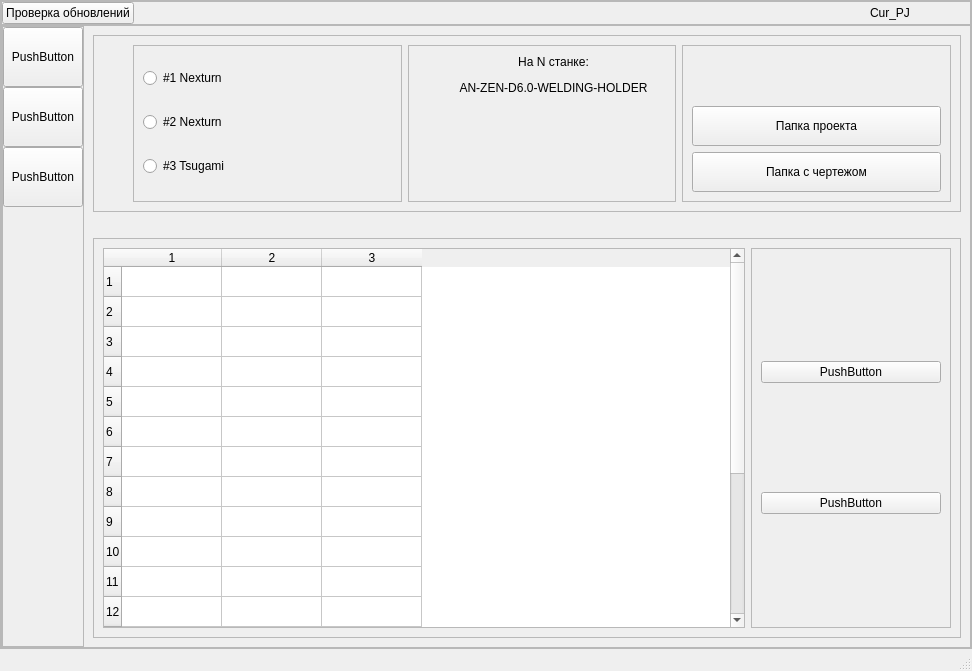
<?xml version="1.0" encoding="UTF-8"?>
<ui version="4.0">
 <class>MainWindow</class>
 <widget class="QMainWindow" name="MainWindow">
  <property name="geometry">
   <rect>
    <x>0</x>
    <y>0</y>
    <width>972</width>
    <height>671</height>
   </rect>
  </property>
  <property name="windowTitle">
   <string>MainWindow</string>
  </property>
  <widget class="QWidget" name="centralwidget">
   <property name="autoFillBackground">
    <bool>false</bool>
   </property>
   <layout class="QHBoxLayout" name="horizontalLayout">
    <property name="spacing">
     <number>0</number>
    </property>
    <property name="leftMargin">
     <number>0</number>
    </property>
    <property name="topMargin">
     <number>0</number>
    </property>
    <property name="rightMargin">
     <number>0</number>
    </property>
    <property name="bottomMargin">
     <number>0</number>
    </property>
    <item>
     <widget class="QFrame" name="main_frame">
      <property name="frameShape">
       <enum>QFrame::StyledPanel</enum>
      </property>
      <property name="frameShadow">
       <enum>QFrame::Raised</enum>
      </property>
      <layout class="QVBoxLayout" name="verticalLayout">
       <property name="spacing">
        <number>0</number>
       </property>
       <property name="sizeConstraint">
        <enum>QLayout::SetMaximumSize</enum>
       </property>
       <property name="leftMargin">
        <number>0</number>
       </property>
       <property name="topMargin">
        <number>0</number>
       </property>
       <property name="rightMargin">
        <number>0</number>
       </property>
       <property name="bottomMargin">
        <number>0</number>
       </property>
       <item>
        <widget class="QFrame" name="Top">
         <property name="maximumSize">
          <size>
           <width>16777215</width>
           <height>50</height>
          </size>
         </property>
         <property name="styleSheet">
          <string notr="true">QtFrame : {
background-color: rgb(52, 151, 204);
}</string>
         </property>
         <property name="frameShape">
          <enum>QFrame::StyledPanel</enum>
         </property>
         <property name="frameShadow">
          <enum>QFrame::Raised</enum>
         </property>
         <layout class="QHBoxLayout" name="horizontalLayout_3">
          <property name="spacing">
           <number>0</number>
          </property>
          <property name="sizeConstraint">
           <enum>QLayout::SetMaximumSize</enum>
          </property>
          <property name="leftMargin">
           <number>0</number>
          </property>
          <property name="topMargin">
           <number>0</number>
          </property>
          <property name="rightMargin">
           <number>0</number>
          </property>
          <property name="bottomMargin">
           <number>0</number>
          </property>
          <item>
           <widget class="QPushButton" name="BtnLoadDf">
            <property name="text">
             <string>Проверка обновлений</string>
            </property>
           </widget>
          </item>
          <item>
           <spacer name="horizontalSpacer">
            <property name="orientation">
             <enum>Qt::Horizontal</enum>
            </property>
            <property name="sizeHint" stdset="0">
             <size>
              <width>871</width>
              <height>20</height>
             </size>
            </property>
           </spacer>
          </item>
          <item>
           <widget class="QLabel" name="lbl_cur_pj">
            <property name="minimumSize">
             <size>
              <width>100</width>
              <height>0</height>
             </size>
            </property>
            <property name="autoFillBackground">
             <bool>false</bool>
            </property>
            <property name="text">
             <string>Cur_PJ</string>
            </property>
           </widget>
          </item>
         </layout>
        </widget>
       </item>
       <item>
        <widget class="QFrame" name="body">
         <property name="frameShape">
          <enum>QFrame::StyledPanel</enum>
         </property>
         <property name="frameShadow">
          <enum>QFrame::Raised</enum>
         </property>
         <layout class="QHBoxLayout" name="horizontalLayout_2">
          <property name="spacing">
           <number>0</number>
          </property>
          <property name="sizeConstraint">
           <enum>QLayout::SetMaximumSize</enum>
          </property>
          <property name="leftMargin">
           <number>0</number>
          </property>
          <property name="topMargin">
           <number>0</number>
          </property>
          <property name="rightMargin">
           <number>0</number>
          </property>
          <property name="bottomMargin">
           <number>0</number>
          </property>
          <item>
           <widget class="QFrame" name="left_menu">
            <property name="maximumSize">
             <size>
              <width>90</width>
              <height>16777215</height>
             </size>
            </property>
            <property name="styleSheet">
             <string notr="true"/>
            </property>
            <property name="frameShape">
             <enum>QFrame::StyledPanel</enum>
            </property>
            <property name="frameShadow">
             <enum>QFrame::Raised</enum>
            </property>
            <layout class="QVBoxLayout" name="verticalLayout_2">
             <property name="spacing">
              <number>0</number>
             </property>
             <property name="leftMargin">
              <number>0</number>
             </property>
             <property name="topMargin">
              <number>0</number>
             </property>
             <property name="rightMargin">
              <number>0</number>
             </property>
             <property name="bottomMargin">
              <number>0</number>
             </property>
             <item>
              <widget class="QPushButton" name="Btn_Menu_1">
               <property name="minimumSize">
                <size>
                 <width>0</width>
                 <height>60</height>
                </size>
               </property>
               <property name="text">
                <string>PushButton</string>
               </property>
              </widget>
             </item>
             <item>
              <widget class="QPushButton" name="Btn_Menu_2">
               <property name="minimumSize">
                <size>
                 <width>0</width>
                 <height>60</height>
                </size>
               </property>
               <property name="text">
                <string>PushButton</string>
               </property>
              </widget>
             </item>
             <item>
              <widget class="QPushButton" name="Btn_Menu_3">
               <property name="minimumSize">
                <size>
                 <width>0</width>
                 <height>60</height>
                </size>
               </property>
               <property name="text">
                <string>PushButton</string>
               </property>
              </widget>
             </item>
             <item>
              <spacer name="verticalSpacer">
               <property name="orientation">
                <enum>Qt::Vertical</enum>
               </property>
               <property name="sizeHint" stdset="0">
                <size>
                 <width>20</width>
                 <height>40</height>
                </size>
               </property>
              </spacer>
             </item>
            </layout>
           </widget>
          </item>
          <item>
           <widget class="QStackedWidget" name="Pages_Widget">
            <property name="autoFillBackground">
             <bool>false</bool>
            </property>
            <property name="currentIndex">
             <number>0</number>
            </property>
            <widget class="QWidget" name="page_1">
             <layout class="QVBoxLayout" name="verticalLayout_5">
              <item>
               <widget class="QFrame" name="frame_4">
                <property name="maximumSize">
                 <size>
                  <width>16777215</width>
                  <height>200</height>
                 </size>
                </property>
                <property name="frameShape">
                 <enum>QFrame::StyledPanel</enum>
                </property>
                <property name="frameShadow">
                 <enum>QFrame::Raised</enum>
                </property>
                <layout class="QHBoxLayout" name="horizontalLayout_4">
                 <item>
                  <spacer name="horizontalSpacer_2">
                   <property name="orientation">
                    <enum>Qt::Horizontal</enum>
                   </property>
                   <property name="sizeType">
                    <enum>QSizePolicy::Maximum</enum>
                   </property>
                   <property name="sizeHint" stdset="0">
                    <size>
                     <width>30</width>
                     <height>20</height>
                    </size>
                   </property>
                  </spacer>
                 </item>
                 <item>
                  <widget class="QFrame" name="frame">
                   <property name="minimumSize">
                    <size>
                     <width>120</width>
                     <height>150</height>
                    </size>
                   </property>
                   <property name="frameShape">
                    <enum>QFrame::StyledPanel</enum>
                   </property>
                   <property name="frameShadow">
                    <enum>QFrame::Raised</enum>
                   </property>
                   <layout class="QVBoxLayout" name="verticalLayout_3">
                    <item>
                     <widget class="QRadioButton" name="rBtn_1_machine">
                      <property name="minimumSize">
                       <size>
                        <width>0</width>
                        <height>30</height>
                       </size>
                      </property>
                      <property name="layoutDirection">
                       <enum>Qt::LeftToRight</enum>
                      </property>
                      <property name="text">
                       <string>#1 Nexturn</string>
                      </property>
                     </widget>
                    </item>
                    <item>
                     <widget class="QRadioButton" name="rBtn_2_machine">
                      <property name="minimumSize">
                       <size>
                        <width>0</width>
                        <height>30</height>
                       </size>
                      </property>
                      <property name="text">
                       <string>#2 Nexturn</string>
                      </property>
                     </widget>
                    </item>
                    <item>
                     <widget class="QRadioButton" name="rBtn_3_machine">
                      <property name="minimumSize">
                       <size>
                        <width>0</width>
                        <height>30</height>
                       </size>
                      </property>
                      <property name="text">
                       <string>#3 Tsugami</string>
                      </property>
                     </widget>
                    </item>
                   </layout>
                  </widget>
                 </item>
                 <item>
                  <widget class="QFrame" name="frame_2">
                   <property name="minimumSize">
                    <size>
                     <width>250</width>
                     <height>0</height>
                    </size>
                   </property>
                   <property name="frameShape">
                    <enum>QFrame::StyledPanel</enum>
                   </property>
                   <property name="frameShadow">
                    <enum>QFrame::Raised</enum>
                   </property>
                   <widget class="QLabel" name="lbl_cur_info">
                    <property name="geometry">
                     <rect>
                      <x>30</x>
                      <y>10</y>
                      <width>231</width>
                      <height>41</height>
                     </rect>
                    </property>
                    <property name="text">
                     <string>&lt;html&gt;&lt;head/&gt;&lt;body&gt;&lt;p&gt;На N станке:&lt;/p&gt;&lt;p&gt;AN-ZEN-D6.0-WELDING-HOLDER&lt;/p&gt;&lt;/body&gt;&lt;/html&gt;</string>
                    </property>
                    <property name="alignment">
                     <set>Qt::AlignCenter</set>
                    </property>
                   </widget>
                  </widget>
                 </item>
                 <item>
                  <widget class="QFrame" name="frame_3">
                   <property name="minimumSize">
                    <size>
                     <width>150</width>
                     <height>150</height>
                    </size>
                   </property>
                   <property name="frameShape">
                    <enum>QFrame::StyledPanel</enum>
                   </property>
                   <property name="frameShadow">
                    <enum>QFrame::Raised</enum>
                   </property>
                   <layout class="QVBoxLayout" name="verticalLayout_4">
                    <item>
                     <spacer name="verticalSpacer_2">
                      <property name="orientation">
                       <enum>Qt::Vertical</enum>
                      </property>
                      <property name="sizeHint" stdset="0">
                       <size>
                        <width>20</width>
                        <height>40</height>
                       </size>
                      </property>
                     </spacer>
                    </item>
                    <item>
                     <widget class="QPushButton" name="Btn_curOpenPj">
                      <property name="minimumSize">
                       <size>
                        <width>0</width>
                        <height>40</height>
                       </size>
                      </property>
                      <property name="text">
                       <string>Папка проекта</string>
                      </property>
                     </widget>
                    </item>
                    <item>
                     <widget class="QPushButton" name="Btn_curOpenDraw">
                      <property name="minimumSize">
                       <size>
                        <width>0</width>
                        <height>40</height>
                       </size>
                      </property>
                      <property name="text">
                       <string>Папка с чертежом</string>
                      </property>
                     </widget>
                    </item>
                   </layout>
                  </widget>
                 </item>
                </layout>
               </widget>
              </item>
              <item>
               <spacer name="verticalSpacer_3">
                <property name="orientation">
                 <enum>Qt::Vertical</enum>
                </property>
                <property name="sizeType">
                 <enum>QSizePolicy::Minimum</enum>
                </property>
                <property name="sizeHint" stdset="0">
                 <size>
                  <width>20</width>
                  <height>20</height>
                 </size>
                </property>
               </spacer>
              </item>
              <item>
               <widget class="QFrame" name="frame_6">
                <property name="minimumSize">
                 <size>
                  <width>0</width>
                  <height>400</height>
                 </size>
                </property>
                <property name="maximumSize">
                 <size>
                  <width>16777215</width>
                  <height>600</height>
                 </size>
                </property>
                <property name="frameShape">
                 <enum>QFrame::StyledPanel</enum>
                </property>
                <property name="frameShadow">
                 <enum>QFrame::Raised</enum>
                </property>
                <layout class="QHBoxLayout" name="horizontalLayout_5">
                 <item>
                  <widget class="QTableWidget" name="TablePlan">
                   <property name="rowCount">
                    <number>20</number>
                   </property>
                   <property name="columnCount">
                    <number>3</number>
                   </property>
                   <row/>
                   <row/>
                   <row/>
                   <row/>
                   <row/>
                   <row/>
                   <row/>
                   <row/>
                   <row/>
                   <row/>
                   <row/>
                   <row/>
                   <row/>
                   <row/>
                   <row/>
                   <row/>
                   <row/>
                   <row/>
                   <row/>
                   <row/>
                   <column/>
                   <column/>
                   <column/>
                  </widget>
                 </item>
                 <item>
                  <widget class="QFrame" name="frame_5">
                   <property name="minimumSize">
                    <size>
                     <width>200</width>
                     <height>0</height>
                    </size>
                   </property>
                   <property name="frameShape">
                    <enum>QFrame::StyledPanel</enum>
                   </property>
                   <property name="frameShadow">
                    <enum>QFrame::Raised</enum>
                   </property>
                   <layout class="QVBoxLayout" name="verticalLayout_6">
                    <item>
                     <widget class="QPushButton" name="pushButton">
                      <property name="minimumSize">
                       <size>
                        <width>0</width>
                        <height>20</height>
                       </size>
                      </property>
                      <property name="text">
                       <string>PushButton</string>
                      </property>
                     </widget>
                    </item>
                    <item>
                     <widget class="QPushButton" name="pushButton_2">
                      <property name="minimumSize">
                       <size>
                        <width>0</width>
                        <height>20</height>
                       </size>
                      </property>
                      <property name="text">
                       <string>PushButton</string>
                      </property>
                     </widget>
                    </item>
                   </layout>
                  </widget>
                 </item>
                </layout>
               </widget>
              </item>
             </layout>
            </widget>
            <widget class="QWidget" name="page_2">
             <widget class="QCheckBox" name="checkBox">
              <property name="geometry">
               <rect>
                <x>200</x>
                <y>150</y>
                <width>70</width>
                <height>17</height>
               </rect>
              </property>
              <property name="text">
               <string>CheckBox</string>
              </property>
             </widget>
             <widget class="QDialogButtonBox" name="buttonBox">
              <property name="geometry">
               <rect>
                <x>240</x>
                <y>310</y>
                <width>156</width>
                <height>23</height>
               </rect>
              </property>
              <property name="standardButtons">
               <set>QDialogButtonBox::Cancel|QDialogButtonBox::Ok</set>
              </property>
             </widget>
            </widget>
            <widget class="QWidget" name="page_3"/>
           </widget>
          </item>
         </layout>
        </widget>
       </item>
      </layout>
     </widget>
    </item>
   </layout>
  </widget>
  <widget class="QMenuBar" name="menubar">
   <property name="geometry">
    <rect>
     <x>0</x>
     <y>0</y>
     <width>972</width>
     <height>21</height>
    </rect>
   </property>
  </widget>
  <widget class="QStatusBar" name="statusbar"/>
 </widget>
 <resources/>
 <connections/>
</ui>
